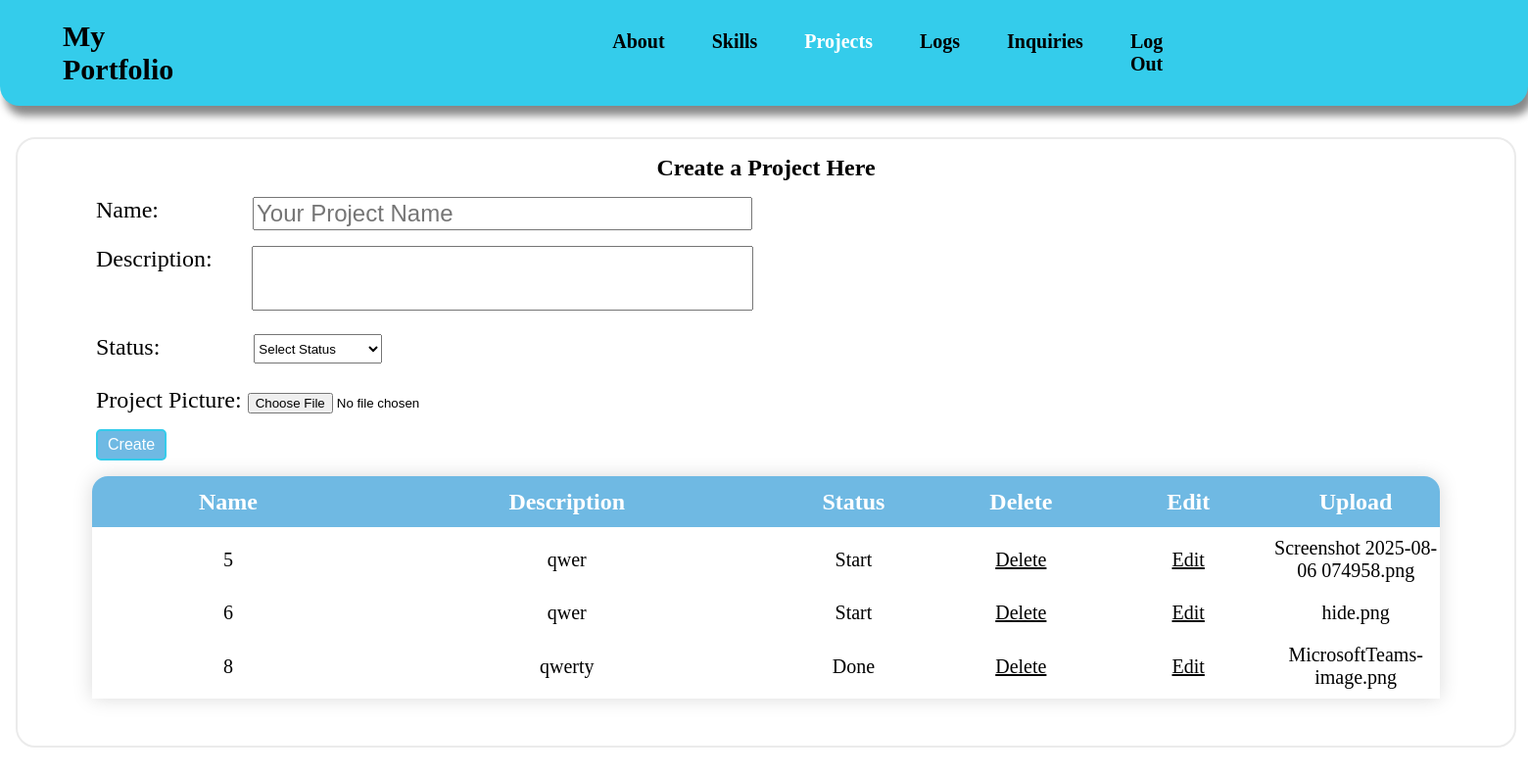
Page /admin/projects/projects.php (signed in) on the earlier database version.
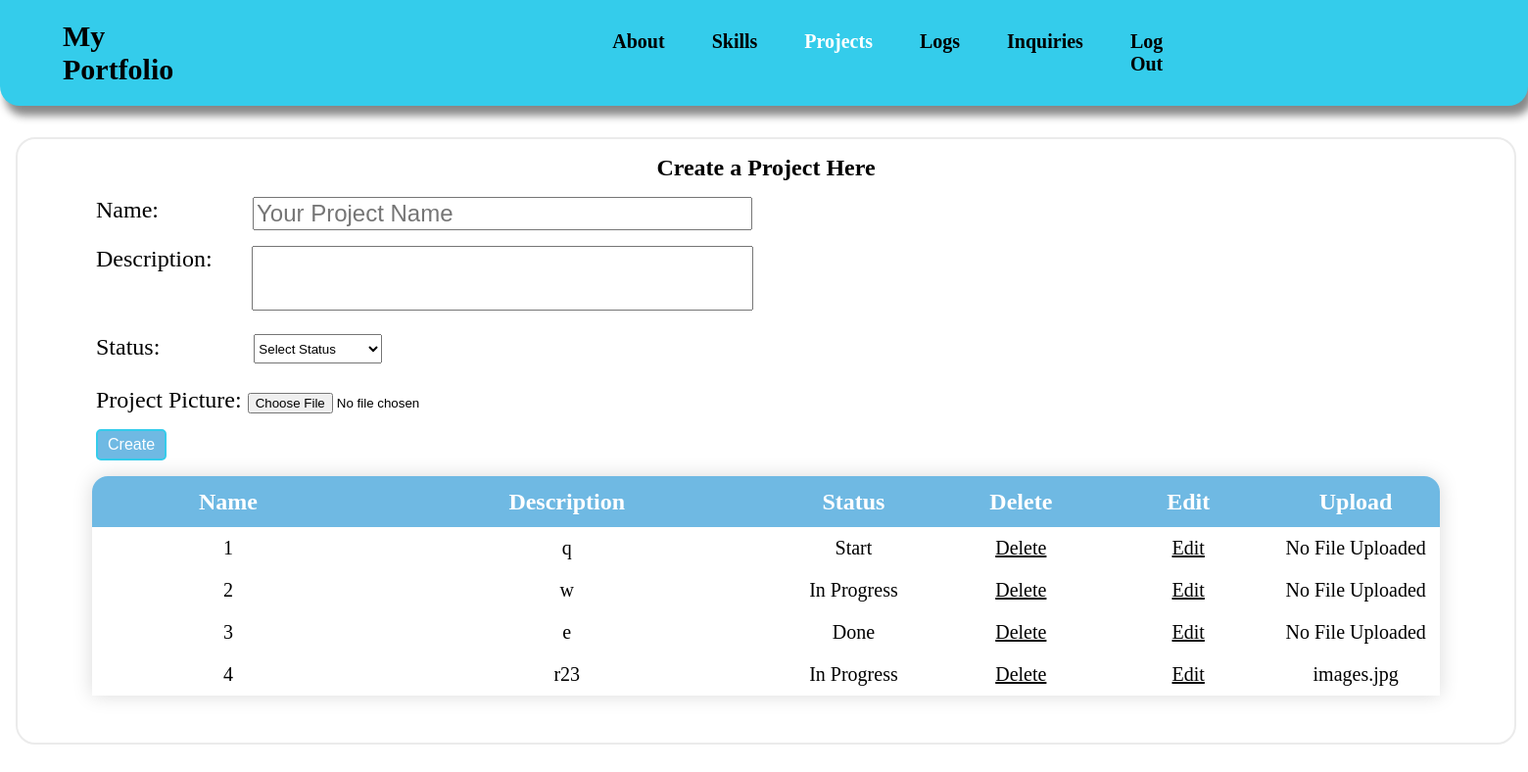
Same page on the later database version.
### tables this page shows
CREATE TABLE `projects` (
  `id` int(11) NOT NULL,
  `name` varchar(100) NOT NULL,
  `description` text NOT NULL,
  `status` varchar(100) NOT NULL,
  `user_id` int(100) NOT NULL,
  `file_name` varchar(200) DEFAULT NULL,
  `time` timestamp NOT NULL DEFAULT current_timestamp()
);

### admin/projects/projects.php (the view, shortened to what the changed rows need)
<!DOCTYPE html>
<html lang="en">
<head>
    <link rel="stylesheet" href="/my_portfolio/css/projects.css">
</head>
<body>
    <?php
        require_once($_SERVER['DOCUMENT_ROOT']. "/my_portfolio/php/config.php");
        $user_id = $_SESSION['id'];
        $rows_per_page = 6;
        $page = isset($_GET['page']) && is_numeric($_GET['page']) ? intval($_GET['page']) : 1;
        $offset = ($page - 1) * $rows_per_page;
        $query = "SELECT * FROM projects WHERE user_id=$user_id LIMIT $rows_per_page OFFSET $offset";
        $result = mysqli_query($conn, $query);
    ?>
    <div class="header">
        <div class="header_container">
            <div class="nav_bar">
                <h1 class="header_title"> <a href="/my_portfolio/php/dashboard.php"> My Portfolio </a> </h1>
            </div>
        </div>
    </div>
    <form action="projects.php" method="POST" class="project_form" enctype="multipart/form-data">
        <div class="project_section">
                <div id="table" class="table">
                <table class="styled_table" id="data">
                    <thead>
                        <tr>
                            <th id="name"> Name </th>
                            <th id="description"> Description </th>
                            <th> Status </th>
                            <th id='delete'> <a href="projects.php?delete_all=<?php echo $user_id;?>" onclick="return confirm('Are you sure you want to Delete all of the entries?')"> Delete </a> </th>
                            <th id='edit'> Edit </th>
                            <th id='upload'> Upload </th>
                        </tr>
                    </thead>
                        <?php
                            if(mysqli_num_rows($result)>0) {
                                while($row = mysqli_fetch_assoc($result)) {
                        ?>
                        <tbody>
                            <tr>
                                <td> <?php echo $row['name']; ?> </td>
                                <td id="description"> <?php echo $row['description']; ?> </td>
                                <td> <?php echo $row["status"]; ?> </td>
                                <td> <a href="projects.php?delete=<?php echo $row["id"];?>" onclick="return confirm('Are you sure you want to Delete?')"> Delete </a> </td>
                                <td> <a href="edit_projects.php?edit=<?php echo $row["id"];?>"> Edit </a> </td>
                                <td> <?php if ($row['file_name'] === null || $row['file_name'] == "") {
                                        echo "No File Uploaded";
                                    } else {
                                        echo $row['file_name'];
                                        } ?> </td>
                            </tr>
                        <?php
                                }
                            } else {
                        ?>
                            <tr> <td colspan="6" id="add"> Add something here. </td> </tr>
                        <?php
                        }
                        ?>
                        </tbody>
                </table>
                </div>
            </div>
    </form>
</body>
</html>

Differences in the rows shown:
removed projects: name "5", description "qwer", status "Start", file_name "Screenshot 2025-08-06 074958.png"
removed projects: name "6", description "qwer", status "Start", file_name "hide.png"
removed projects: name "8", description "qwerty", status "Done", file_name "MicrosoftTeams-image.png"
added projects: name "1", description "q", status "Start", shows "No File Uploaded"
added projects: name "2", description "w", status "In Progress", shows "No File Uploaded"
added projects: name "3", description "e", status "Done", shows "No File Uploaded"
added projects: name "4", description "r23", status "In Progress", file_name "images.jpg"
